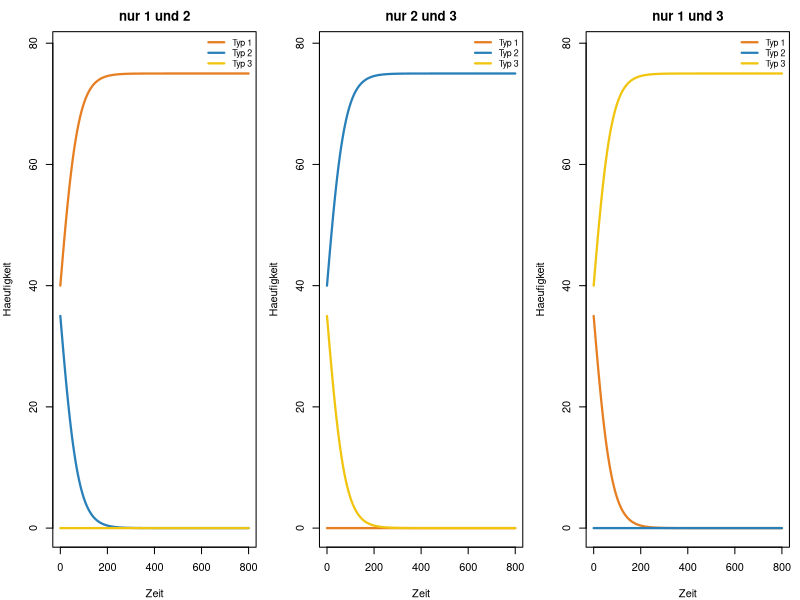
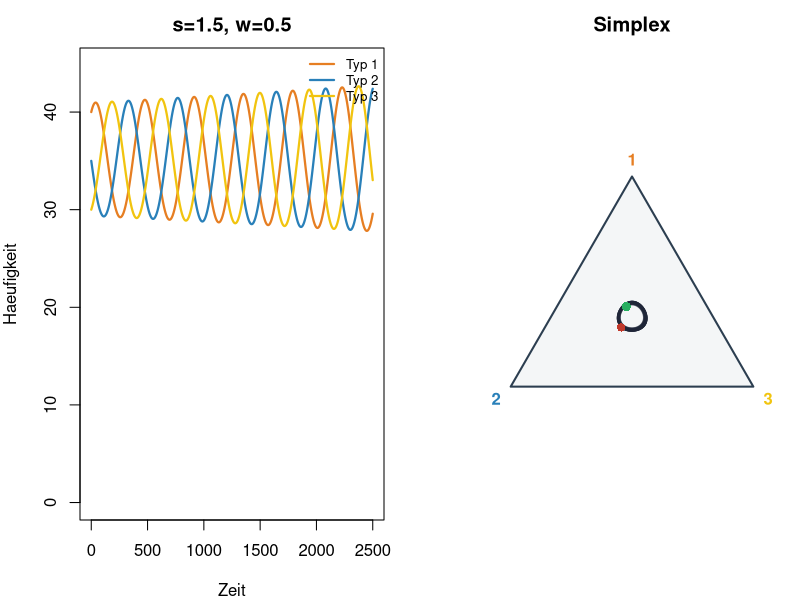

The R script that drew these images, in order:
# Woche 4 Checkpoint A — nur R (base R, keine Packages)
# In RStudio: Source, dann s und w setzen und show_rps / show_two aufrufen.

make_rps_A <- function(s, w) {
  matrix(c(1, w, s,
           s, 1, w,
           w, s, 1), 3, 3, byrow = TRUE)
}

next_rps <- function(N, r, A, C = 2) {
  sN <- sum(N)
  if (sN <= 0) return(N)
  p <- N / sN
  W <- C - as.numeric(A %*% p)
  Wbar <- sum(p * W)
  pmax(N + r * N * (W - Wbar), 0)
}

simulate_rps <- function(N0, r, A, T = 2000, C = 2) {
  n <- length(N0)
  N <- matrix(0, T + 1, n)
  N[1, ] <- N0
  for (t in 1:T) N[t + 1, ] <- next_rps(N[t, ], r, A, C)
  N
}

plot_3lv <- function(N, main = "") {
  cols <- c("#e67e22", "#2980b9", "#f1c40f")
  matplot(0:(nrow(N) - 1), N, type = "l", lty = 1, lwd = 2.2,
          col = cols[seq_len(ncol(N))],
          xlab = "Zeit", ylab = "Haeufigkeit", main = main,
          ylim = c(0, max(N) * 1.05))
  legend("topright", paste0("Typ ", seq_len(ncol(N))),
         col = cols[seq_len(ncol(N))], lty = 1, lwd = 2.2,
         bty = "n", cex = 0.8)
}

to_simplex_xy <- function(N) {
  s <- pmax(rowSums(N), 1e-12)
  f <- N / s
  cbind(
    x = f[, 1] * 0.5 + f[, 3] * 1,
    y = f[, 1] * (sqrt(3) / 2)
  )
}

plot_simplex <- function(N, main = "") {
  cols <- c("#e67e22", "#2980b9", "#f1c40f")
  xy <- to_simplex_xy(N)
  v1 <- c(0.5, sqrt(3) / 2)
  v2 <- c(0, 0)
  v3 <- c(1, 0)
  plot(NA, xlim = c(-0.08, 1.08), ylim = c(-0.12, sqrt(3) / 2 + 0.1),
       asp = 1, axes = FALSE, xlab = "", ylab = "", main = main)
  polygon(c(v1[1], v2[1], v3[1]), c(v1[2], v2[2], v3[2]),
          border = "#2c3e50", lwd = 2, col = "#f4f6f7")
  text(v1[1], v1[2] + 0.07, "1", col = cols[1], font = 2)
  text(v2[1] - 0.06, v2[2] - 0.05, "2", col = cols[2], font = 2)
  text(v3[1] + 0.06, v3[2] - 0.05, "3", col = cols[3], font = 2)
  n <- nrow(xy)
  if (n > 40) {
    step <- max(1L, floor(n / 900))
    idx <- seq(1L, n - 1L, by = step)
    for (k in seq_along(idx)) {
      i <- idx[k]
      j <- if (k < length(idx)) idx[k + 1] else n
      a <- 0.15 + 0.75 * (i / n)
      segments(xy[i, 1], xy[i, 2], xy[j, 1], xy[j, 2],
               col = rgb(0.12, 0.15, 0.22, a), lwd = 1.6)
    }
  } else {
    lines(xy[, 1], xy[, 2], lwd = 2, col = "#2c3e50")
  }
  points(xy[1, 1], xy[1, 2], pch = 16, col = "#27ae60", cex = 1.2)
  points(xy[n, 1], xy[n, 2], pch = 16, col = "#c0392b", cex = 1.1)
}

show_two <- function(s, w, r = 0.05, T = 800) {
  A <- make_rps_A(s, w)
  print(A)
  starts <- list(c(40, 35, 0), c(0, 40, 35), c(35, 0, 40))
  titles <- c("nur 1 und 2", "nur 2 und 3", "nur 1 und 3")
  par(mfrow = c(1, 3), mar = c(4, 4, 2.4, 0.8))
  for (i in seq_along(starts)) {
    plot_3lv(simulate_rps(starts[[i]], r, A, T = T), main = titles[i])
  }
}

show_rps <- function(s, w, r = 0.05, T = 2500, N0 = c(40, 35, 30)) {
  A <- make_rps_A(s, w)
  print(A)
  N <- simulate_rps(N0, r, A, T = T)
  par(mfrow = c(1, 2), mar = c(4, 4, 2.4, 0.8))
  plot_3lv(N, main = paste0("s=", s, ", w=", w))
  plot_simplex(N, main = "Simplex")
}

show_flex <- function(A12, A13, A21, A23, A31, A32,
                      N0 = c(40, 35, 30), T = 2500, r = 0.05) {
  A <- matrix(c(1, A12, A13,
                A21, 1, A23,
                A31, A32, 1), 3, 3, byrow = TRUE)
  print(A)
  N <- simulate_rps(N0, r, A, T = T)
  par(mfrow = c(1, 2), mar = c(4, 4, 2.4, 0.8))
  plot_3lv(N, main = "freie Matrix")
  plot_simplex(N, main = "Simplex")
}

# --- hier s und w setzen (s > 1 > w) ---

s <- 1.5
w <- 0.5

show_two(s, w)
show_rps(s, w)

# show_rps(s, w)   # Versuch 2: andere s, w
# show_rps(s, w)   # Versuch 3: andere s, w
